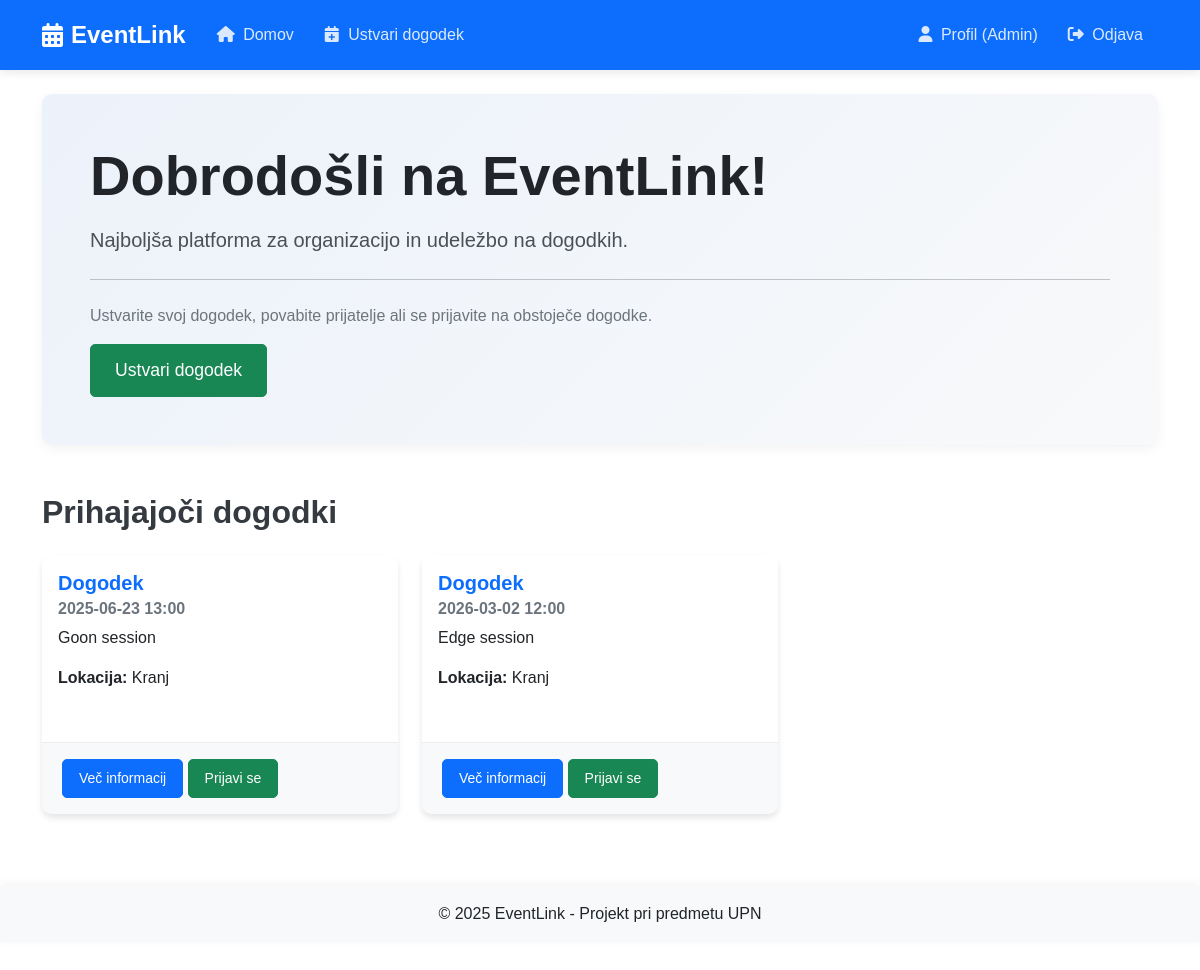
The page / (signed in) on the database its author committed.
### tables this page shows
CREATE TABLE events (
    id INTEGER PRIMARY KEY AUTOINCREMENT,
    title TEXT NOT NULL,
    description TEXT NOT NULL,
    date TEXT NOT NULL,
    location TEXT NOT NULL,
    organizer_id INTEGER NOT NULL,
    target_age_group TEXT DEFAULT 'all',
    created_at TEXT NOT NULL,
    FOREIGN KEY (organizer_id) REFERENCES users (id)
);

### app.py (the view)
@app.route('/')
def home():
    db = get_db()
    cursor = db.execute('SELECT * FROM events ORDER BY date LIMIT 3')
    events = cursor.fetchall()
    return render_template('home.html', events=events)

### app.py (called while the page is built)
def get_db():
    db = getattr(g, '_database', None)
    if db is None:
        db = g._database = sqlite3.connect(DATABASE)
        db.row_factory = sqlite3.Row  # da lahko dostopamo do stolpcev po imenih
    return db

@app.teardown_appcontext
def close_connection(exception):
    db = getattr(g, '_database', None)
    if db is not None:
        db.close()

### templates/home.html (shortened to what this page needs)
{% extends 'base.html' %}
{% block content %}
<div class="jumbotron py-5 bg-light rounded">
    <h1 class="display-4">Dobrodošli na EventLink!</h1>
    <p class="lead">Najboljša platforma za organizacijo in udeležbo na dogodkih.</p>
    <hr class="my-4">
    <p>Ustvarite svoj dogodek, povabite prijatelje ali se prijavite na obstoječe dogodke.</p>
    {% if 'user_id' not in session %}
    <a href="{{ url_for('register') }}" class="btn btn-primary btn-lg">Registriraj se zdaj</a>
    {% else %}
    <a href="{{url_for('create_event')}}" class="btn btn-success btn-lg">Ustvari dogodek</a>
    {% endif %}
</div>
<div class="mt-5">
    <h2>Prihajajoči dogodki</h2>
    <div class="row">
        {% if events %}
            {% for event in events %}
            <div class="col-md-4 mb-4">
                <div class="card h-100">
                    <div class="card-body">
                        <h5 class="card-title">{{ event['title'] }}</h5>
                        <h6 class="card-subtitle mb-2 text-muted">{{ event['date'] }}</h6>
                        <p class="card-text">{{ event['description'] }}</p>
                        <p><strong>Lokacija:</strong> {{ event['location'] }}</p>
                    </div>
                    <div class="card-footer">
                        <a href="#" class="btn btn-primary btn-sm">Več informacij</a>
                        {% if 'user_id' in session %}
                        <a href="#" class="btn btn-success btn-sm">Prijavi se</a>
                        {% endif %}
                    </div>
                </div>
            </div>
            {% endfor %}
        {% else %}
            <div class="col-12">
                <div class="alert alert-info">
                    Trenutno ni prihajajočih dogodkov.
                </div>
            </div>
        {% endif %}
    </div>
</div>
{% endblock %}

### static/css/style.css (style rules this page uses)
body { font-family: 'Arial', sans-serif; padding-bottom: 50px; transition: background-color 0.5s ease; }
.card { transition: transform 0.3s ease, box-shadow 0.3s ease; border-radius: 10px; box-shadow: 0 4px 6px rgba(0, 0, 0, 0.1); overflow: hidden; border: none; margin-bottom: 20px; }
.card-title { color: #0d6efd; font-weight: 600; }
.card-footer { background-color: #f8f9fa; border-top: 1px solid rgba(0, 0, 0, 0.05); padding: 1rem 1.25rem; }
.btn { border-radius: 5px; transition: all 0.3s ease; padding: 8px 16px; font-weight: 500; }
.btn-primary { background-color: #0d6efd; border-color: #0d6efd; }
.btn-success { background-color: #198754; border-color: #198754; }
.jumbotron { padding: 3rem; border-radius: 10px; background-color: #f8f9fa; box-shadow: 0 4px 12px rgba(0, 0, 0, 0.05); margin-bottom: 2rem; position: relative; overflow: hidden; }
.jumbotron::after { content: ''; position: absolute; top: 0; right: 0; bottom: 0; left: 0; background: linear-gradient(135deg, rgba(13, 110, 253, 0.05) 0%, rgba(13, 110, 253, 0) 100%); z-index: 0; }
.jumbotron .display-4 { position: relative; z-index: 1; font-weight: 700; margin-bottom: 1rem; color: #212529; }
.jumbotron .lead { position: relative; z-index: 1; font-size: 1.25rem; color: #495057; }
.jumbotron p { position: relative; z-index: 1; color: #6c757d; }
.jumbotron .btn { position: relative; z-index: 1; padding: 12px 24px; font-size: 1.1rem; }
h1, h2, h3, h4, h5, h6 { margin-bottom: 1.5rem; color: #343a40; font-weight: 700; }
.text-muted { color: #6c757d !important; }
.rounded { border-radius: 10px !important; }

### rows shown on the page
events: title "Dogodek", date "2025-06-23 13:00", description "Goon session", location "Kranj"
events: title "Dogodek", date "2026-03-02 12:00", description "Edge session", location "Kranj"

### other values the page prints
{{ session['username'] }} "Admin"
